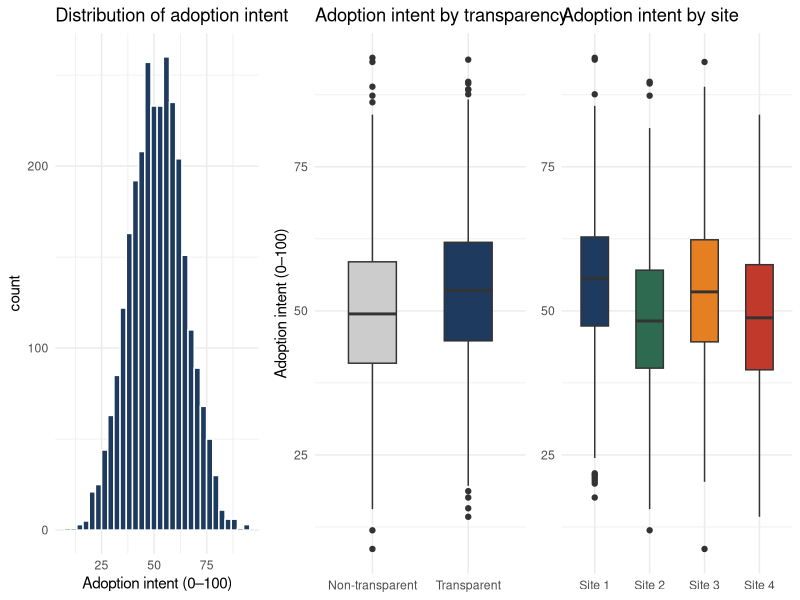
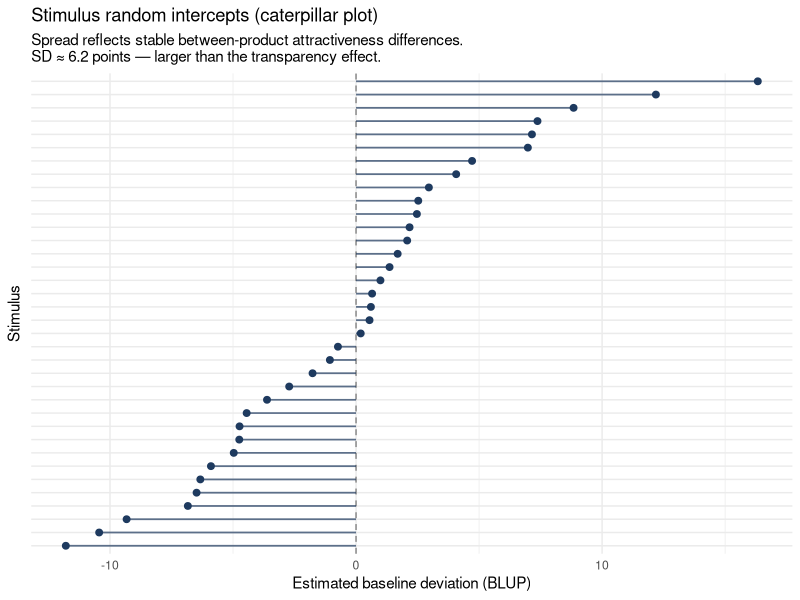
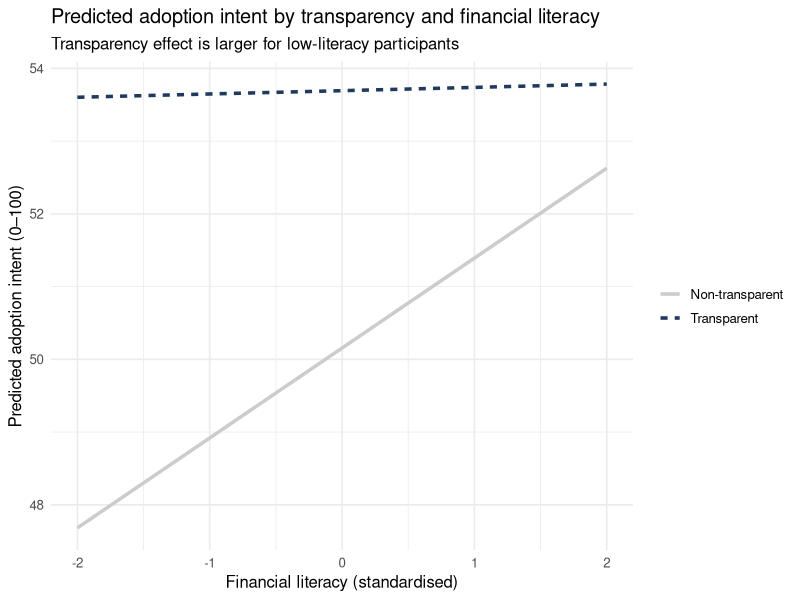
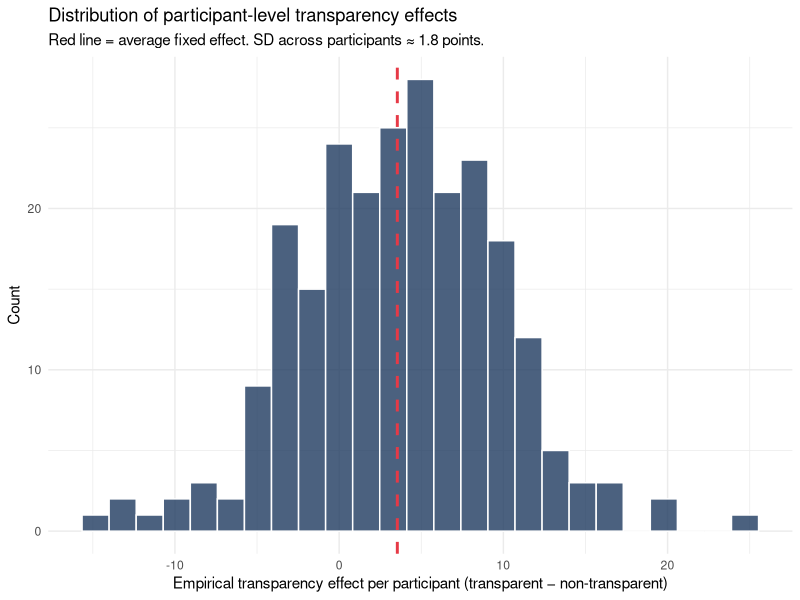

Recreate these plots in R, in order. (Note: this script raises an error after producing the figures.)
## ---- chunk 1
library(tidyverse)
library(lme4)
library(lmerTest)
library(broom.mixed)
library(glmmTMB)
set.seed(20240610)
## ---- chunk 2
# True DGP parameters — we will compare model estimates to these at the end
dgp <- list(
  intercept          = 50,    # grand mean adoption intent
  effect_transparency = 4,    # +4 points for transparent-fee display
  effect_risk        = -3,    # riskier products → lower adoption intent
  effect_ev          = 0.08,  # higher expected value → higher adoption intent
  effect_literacy    = 2,     # higher literacy → higher baseline adoption
  interaction_tx_lit = -1.5,  # transparency helps low-literacy more
  sd_participant     = 8,     # between-person stable differences
  sd_stimulus        = 5,     # between-product stable differences
  sd_site            = 4,     # between-site baseline differences
  sd_slope_part      = 2,     # participants differ in transparency sensitivity
  sd_residual        = 7      # within-trial noise
)
## ---- chunk 3
n_participants <- 240
n_stimuli      <- 36
n_sites        <- 4
trials_per_part <- 12  # each participant rates 12 of 36 offers

# Participant-level characteristics
participants <- tibble(
  participant_id     = 1:n_participants,
  site_id            = rep(1:n_sites, each = n_participants / n_sites),
  financial_literacy = rnorm(n_participants, 0, 1),  # standardised
  u0_participant     = rnorm(n_participants, 0, dgp$sd_participant),
  u1_participant     = rnorm(n_participants, 0, dgp$sd_slope_part)  # random slope for transparency
)

# Site-level intercepts
site_effects <- tibble(
  site_id    = 1:n_sites,
  u0_site    = c(3, -2, 1, -2)  # site 1 slightly higher baseline; site 4 lower
)

# Stimulus-level characteristics
stimuli <- tibble(
  stimulus_id    = 1:n_stimuli,
  risk_level     = rnorm(n_stimuli, 0, 1),   # standardised risk
  expected_value = rnorm(n_stimuli, 50, 15), # EV in dollars
  u0_stimulus    = rnorm(n_stimuli, 0, dgp$sd_stimulus),
  # transparency assignment: within-participant, so each stimulus
  # can appear in both conditions across participants
  base_transparency = rep(c(0, 1), n_stimuli / 2)  # half designed as transparent
)

# Assign stimuli to participants: each participant sees 12 of 36
# (partially crossed design)
trials <- participants |>
  select(participant_id, site_id, financial_literacy, u0_participant, u1_participant) |>
  cross_join(tibble(draw = 1:trials_per_part)) |>
  group_by(participant_id) |>
  mutate(
    stimulus_id  = sample(1:n_stimuli, trials_per_part, replace = FALSE),
    trial_order  = 1:trials_per_part
  ) |>
  ungroup() |>
  select(-draw) |>
  left_join(stimuli, by = "stimulus_id") |>
  left_join(site_effects, by = "site_id") |>
  mutate(
    # Transparency varies within participant (counterbalanced across stimuli)
    transparency = as.integer(runif(n()) > 0.5),
    # True DGP
    mu = dgp$intercept +
         dgp$effect_transparency * transparency +
         dgp$effect_risk        * risk_level +
         dgp$effect_ev          * (expected_value - 50) / 15 +
         dgp$effect_literacy    * financial_literacy +
         dgp$interaction_tx_lit * transparency * financial_literacy +
         u0_participant + u1_participant * transparency +
         u0_stimulus + u0_site,
    adoption_intent = pmin(100, pmax(0, rnorm(n(), mu, dgp$sd_residual)))
  ) |>
  select(participant_id, site_id, stimulus_id, trial_order,
         transparency, risk_level, expected_value, financial_literacy,
         adoption_intent)
## ---- chunk 4
# Structure check
cat("Participants:", n_distinct(trials$participant_id), "\n")
cat("Stimuli:", n_distinct(trials$stimulus_id), "\n")
cat("Sites:", n_distinct(trials$site_id), "\n")
cat("Trials per participant:", trials_per_part, "\n")
cat("Total rows:", nrow(trials), "\n")
cat("Observations per stimulus (mean):",
    round(nrow(trials) / n_distinct(trials$stimulus_id), 1), "\n")

head(trials, 6) |> knitr::kable(digits = 2, caption = "First six rows of the dataset")
## ---- chunk 5
# Trials per participant
trials_per_p <- trials |> count(participant_id)
cat("Trials per participant: min =", min(trials_per_p$n),
    ", max =", max(trials_per_p$n), "\n")

# Transparency balance within participants
tx_balance <- trials |>
  group_by(participant_id) |>
  summarise(prop_transparent = mean(transparency))
cat("Within-participant transparency proportion: mean =",
    round(mean(tx_balance$prop_transparent), 2),
    ", SD =", round(sd(tx_balance$prop_transparent), 2), "\n")

# Participants per site
trials |>
  distinct(participant_id, site_id) |>
  count(site_id) |>
  knitr::kable(caption = "Participants per site")
## ---- chunk 6
# Is transparency balanced across risk level?
tx_by_risk <- trials |>
  mutate(risk_tercile = ntile(risk_level, 3)) |>
  group_by(risk_tercile) |>
  summarise(prop_transparent = round(mean(transparency), 3),
            n = n())
knitr::kable(tx_by_risk,
  caption = "Transparency proportion by risk tercile (should be ~0.50 in each)")

# Is transparency balanced across expected value?
tx_by_ev <- trials |>
  mutate(ev_tercile = ntile(expected_value, 3)) |>
  group_by(ev_tercile) |>
  summarise(prop_transparent = round(mean(transparency), 3),
            n = n())
knitr::kable(tx_by_ev,
  caption = "Transparency proportion by EV tercile (should be ~0.50 in each)")
## ---- chunk 7
p1 <- ggplot(trials, aes(x = adoption_intent)) +
  geom_histogram(bins = 30, fill = "#1e3a5f", color = "white") +
  labs(title = "Distribution of adoption intent", x = "Adoption intent (0–100)") +
  theme_minimal(base_size = 11)

p2 <- trials |>
  mutate(Condition = ifelse(transparency == 1, "Transparent", "Non-transparent")) |>
  ggplot(aes(x = Condition, y = adoption_intent, fill = Condition)) +
  geom_boxplot(show.legend = FALSE, width = 0.5) +
  scale_fill_manual(values = c("#cccccc", "#1e3a5f")) +
  labs(title = "Adoption intent by transparency", y = "Adoption intent (0–100)", x = NULL) +
  theme_minimal(base_size = 11)

p3 <- trials |>
  mutate(site_label = paste0("Site ", site_id)) |>
  ggplot(aes(x = site_label, y = adoption_intent, fill = site_label)) +
  geom_boxplot(show.legend = FALSE, width = 0.5) +
  scale_fill_manual(values = c("#1e3a5f","#2d6a4f","#e67e22","#c0392b")) +
  labs(title = "Adoption intent by site", y = NULL, x = NULL) +
  theme_minimal(base_size = 11)

gridExtra::grid.arrange(p1, p2, p3, ncol = 3)
## ---- chunk 8
m0 <- lm(adoption_intent ~ transparency, data = trials)
broom::tidy(m0) |>
  filter(term == "transparency") |>
  mutate(model = "m0: Pooled OLS") |>
  select(model, estimate, std.error, p.value) |>
  knitr::kable(digits = 3, caption = "Naive pooled OLS: transparency estimate")
## ---- chunk 9
tibble(
  Issue = c(
    "Independence assumption",
    "Participant clustering",
    "Stimulus clustering",
    "Site context",
    "Stimulus covariates"
  ),
  `What the model assumes` = c(
    "All 2,880 rows are independent",
    "The same person appearing 12 times counts as 12 independent people",
    "The same stimulus appearing ~80 times counts as ~80 independent stimuli",
    "All sites draw from the same distribution",
    "Risk level and EV are not related to transparency"
  ),
  `Why this fails` = c(
    "Participant and stimulus baselines stay in the residual — the model is inefficient",
    "Cannot separate stable person differences from within-person treatment contrasts",
    "Stimulus attractiveness differences inflate residual variance and prevent generalization",
    "Site-level baselines are absorbed into the participant variance component",
    "If transparency and risk level are unbalanced, the estimate is biased"
  )
) |>
  knitr::kable(caption = "Why the pooled model misrepresents the design")
## ---- chunk 10
m1 <- lmer(adoption_intent ~ transparency + (1 | participant_id), data = trials)
## ---- chunk 11
# Participant ICC
vc1 <- as.data.frame(VarCorr(m1))
var_part  <- vc1$vcov[vc1$grp == "participant_id"]
var_resid <- vc1$vcov[vc1$grp == "Residual"]
icc_part  <- var_part / (var_part + var_resid)
cat("Participant ICC:", round(icc_part, 3), "\n")
cat("Interpretation:", round(icc_part * 100, 1),
    "% of total variance (within-person) is due to stable individual differences.\n")

broom.mixed::tidy(m1, effects = "fixed") |>
  filter(term == "transparency") |>
  mutate(model = "m1: participant RI") |>
  select(model, estimate, std.error, p.value) |>
  knitr::kable(digits = 3)
## ---- chunk 12
m2 <- lmer(adoption_intent ~ transparency +
             (1 | participant_id) + (1 | stimulus_id),
           data = trials)
## ---- chunk 13
vc2 <- as.data.frame(VarCorr(m2))
var_part2   <- vc2$vcov[vc2$grp == "participant_id"]
var_stim2   <- vc2$vcov[vc2$grp == "stimulus_id"]
var_resid2  <- vc2$vcov[vc2$grp == "Residual"]
icc_stim    <- var_stim2 / (var_stim2 + var_resid2)

cat("Stimulus ICC:", round(icc_stim, 3), "\n")
cat("Stimulus SD:", round(sqrt(var_stim2), 2),
    "(compared to transparency effect of ~4 points)\n")

broom.mixed::tidy(m2, effects = "fixed") |>
  filter(term == "transparency") |>
  mutate(model = "m2: participant + stimulus RI") |>
  select(model, estimate, std.error, p.value) |>
  knitr::kable(digits = 3)
## ---- chunk 14
# Caterpillar plot: stimulus random intercepts
stim_re <- ranef(m2)$stimulus_id |>
  as.data.frame() |>
  rownames_to_column("stimulus_id") |>
  rename(blup = `(Intercept)`) |>
  arrange(blup)

ggplot(stim_re, aes(x = reorder(stimulus_id, blup), y = blup)) +
  geom_hline(yintercept = 0, linetype = "dashed", color = "#888888") +
  geom_segment(aes(xend = stimulus_id, y = 0, yend = blup),
               color = "#1e3a5f", linewidth = 0.6, alpha = 0.7) +
  geom_point(color = "#1e3a5f", size = 2) +
  coord_flip() +
  labs(
    title    = "Stimulus random intercepts (caterpillar plot)",
    subtitle = paste0("Spread reflects stable between-product attractiveness differences.\n",
                      "SD ≈ ", round(sqrt(var_stim2), 1), " points — larger than the transparency effect."),
    x        = "Stimulus",
    y        = "Estimated baseline deviation (BLUP)"
  ) +
  theme_minimal(base_size = 11) +
  theme(axis.text.y = element_blank(), axis.ticks.y = element_blank())
## ---- chunk 15
# participant_id values are globally unique, so we can use
# (1 | site_id) + (1 | participant_id) directly
# This is equivalent to (1 | site_id/participant_id) when IDs are unique
m3 <- lmer(adoption_intent ~ transparency +
             (1 | site_id) + (1 | participant_id) + (1 | stimulus_id),
           data = trials)
## ---- chunk 16
vc3 <- as.data.frame(VarCorr(m3))
var_site3 <- vc3$vcov[vc3$grp == "site_id"]
cat("Site SD:", round(sqrt(var_site3), 2), "\n")
cat("Note: true site SD in DGP =", dgp$sd_site, "\n")

# Site-specific mean adoption intent
trials |>
  group_by(site_id) |>
  summarise(mean_adoption = round(mean(adoption_intent), 1),
            n_participants = n_distinct(participant_id)) |>
  knitr::kable(caption = "Site-specific means — visible differences suggest site variance is real")

broom.mixed::tidy(m3, effects = "fixed") |>
  filter(term == "transparency") |>
  mutate(model = "m3: + site RI") |>
  select(model, estimate, std.error, p.value) |>
  knitr::kable(digits = 3)
## ---- chunk 17
m4 <- lmer(adoption_intent ~ transparency + risk_level + expected_value +
             financial_literacy +
             (1 | site_id) + (1 | participant_id) + (1 | stimulus_id),
           data = trials)
## ---- chunk 18
# Track how the transparency estimate has moved across models
bind_rows(
  broom::tidy(m0) |> filter(term == "transparency") |>
    mutate(model = "m0: pooled OLS"),
  broom.mixed::tidy(m1, effects = "fixed") |> filter(term == "transparency") |>
    mutate(model = "m1: + participant RI"),
  broom.mixed::tidy(m2, effects = "fixed") |> filter(term == "transparency") |>
    mutate(model = "m2: + stimulus RI"),
  broom.mixed::tidy(m3, effects = "fixed") |> filter(term == "transparency") |>
    mutate(model = "m3: + site RI"),
  broom.mixed::tidy(m4, effects = "fixed") |> filter(term == "transparency") |>
    mutate(model = "m4: + covariates")
) |>
  select(model, estimate, std.error, p.value) |>
  mutate(across(c(estimate, std.error, p.value), \(x) round(x, 3))) |>
  knitr::kable(caption = paste0("Tracking the transparency estimate across models.",
    " True effect = ", dgp$effect_transparency))
## ---- chunk 19
m5 <- lmer(adoption_intent ~ transparency * financial_literacy +
             risk_level + expected_value +
             (1 | site_id) + (1 | participant_id) + (1 | stimulus_id),
           data = trials)

broom.mixed::tidy(m5, effects = "fixed") |>
  select(term, estimate, std.error, statistic, p.value) |>
  mutate(across(c(estimate, std.error, statistic, p.value), \(x) round(x, 3))) |>
  knitr::kable(caption = "m5: transparency × financial literacy interaction")
## ---- chunk 20
# Predicted effect across literacy values
lit_vals <- seq(-2, 2, length.out = 100)
pred_df <- tibble(
  financial_literacy = rep(lit_vals, 2),
  transparency       = rep(c(0, 1), each = 100),
  risk_level         = 0,
  expected_value     = 50
) |>
  mutate(
    participant_id = NA_integer_,
    site_id        = NA_integer_,
    stimulus_id    = NA_integer_
  )
pred_df$predicted <- predict(m5, newdata = pred_df, re.form = NA)

pred_df |>
  mutate(Condition = ifelse(transparency == 1, "Transparent", "Non-transparent")) |>
  ggplot(aes(x = financial_literacy, y = predicted, color = Condition, linetype = Condition)) +
  geom_line(linewidth = 1.2) +
  scale_color_manual(values = c("#cccccc", "#1e3a5f")) +
  labs(
    title    = "Predicted adoption intent by transparency and financial literacy",
    subtitle = "Transparency effect is larger for low-literacy participants",
    x        = "Financial literacy (standardised)",
    y        = "Predicted adoption intent (0–100)",
    color    = NULL, linetype = NULL
  ) +
  theme_minimal(base_size = 12)
## ---- chunk 21
# Simple slopes: effect of transparency at -1SD, mean, +1SD literacy
b_tx    <- fixef(m5)["transparency"]
b_int   <- fixef(m5)["transparency:financial_literacy"]

tibble(
  `Financial literacy` = c("Low (−1 SD)", "Average (0)", "High (+1 SD)"),
  `Transparency effect` = round(c(b_tx + b_int * -1,
                                   b_tx + b_int *  0,
                                   b_tx + b_int *  1), 2),
  Interpretation = c(
    "Transparency helps low-literacy participants most",
    "Average transparency effect across the sample",
    "Transparency helps high-literacy participants least"
  )
) |>
  knitr::kable(caption = paste0("Simple slopes for transparency at three levels of financial literacy.",
    " True effect at average literacy = ", dgp$effect_transparency, " points;",
    " true interaction = ", dgp$interaction_tx_lit, "."))
## ---- chunk 22
m6 <- lmer(adoption_intent ~ transparency * financial_literacy +
             risk_level + expected_value +
             (1 + transparency | participant_id) +
             (1 | stimulus_id) + (1 | site_id),
           data = trials,
           control = lmerControl(optimizer = "bobyqa"))

cat("Singular fit:", isSingular(m6), "\n")
## ---- chunk 23
vc6 <- as.data.frame(VarCorr(m6))
knitr::kable(vc6 |> select(grp, var1, var2, sdcor) |>
               mutate(across(where(is.numeric), \(x) round(x, 3))),
             caption = "Random effects from m6: by-participant random slope for transparency")
## ---- chunk 24
# Visualise participant-level transparency effects
# (empirical: mean under transparent - mean under non-transparent, per person)
empirical_slopes <- trials |>
  group_by(participant_id) |>
  summarise(
    mean_tx    = mean(adoption_intent[transparency == 1], na.rm = TRUE),
    mean_notx  = mean(adoption_intent[transparency == 0], na.rm = TRUE),
    n_tx       = sum(transparency == 1),
    n_notx     = sum(transparency == 0)
  ) |>
  filter(n_tx > 0, n_notx > 0) |>
  mutate(empirical_effect = mean_tx - mean_notx)

vc6_slope_sd <- sqrt(vc6$vcov[vc6$grp == "participant_id" &
                               !is.na(vc6$var1) & vc6$var1 == "transparency" &
                               is.na(vc6$var2)])

ggplot(empirical_slopes, aes(x = empirical_effect)) +
  geom_histogram(bins = 25, fill = "#1e3a5f", color = "white", alpha = 0.8) +
  geom_vline(xintercept = fixef(m6)["transparency"],
             color = "#e63946", linetype = "dashed", linewidth = 1) +
  labs(
    title    = "Distribution of participant-level transparency effects",
    subtitle = paste0("Red line = average fixed effect. SD across participants ≈ ",
                      round(vc6_slope_sd, 1), " points."),
    x        = "Empirical transparency effect per participant (transparent − non-transparent)",
    y        = "Count"
  ) +
  theme_minimal(base_size = 11)
## ---- chunk 25
# Try without the intercept-slope correlation as a robustness check
m6b <- lmer(adoption_intent ~ transparency * financial_literacy +
              risk_level + expected_value +
              (1 + transparency || participant_id) +
              (1 | stimulus_id) + (1 | site_id),
            data = trials,
            control = lmerControl(optimizer = "bobyqa"))

cat("Singular fit (correlated slopes m6):", isSingular(m6), "\n")
cat("Singular fit (uncorrelated slopes m6b):", isSingular(m6b), "\n")
## ---- chunk 26
# Compare m5 and m6b to see whether slopes change fixed-effect inference
bind_rows(
  broom.mixed::tidy(m5,  effects = "fixed") |>
    filter(term %in% c("transparency", "transparency:financial_literacy")) |>
    mutate(model = "m5: no random slope"),
  broom.mixed::tidy(m6b, effects = "fixed") |>
    filter(term %in% c("transparency", "transparency:financial_literacy")) |>
    mutate(model = "m6b: uncorrelated random slope")
) |>
  select(model, term, estimate, std.error) |>
  mutate(across(c(estimate, std.error), \(x) round(x, 3))) |>
  knitr::kable(caption = "Does adding the random slope change fixed-effect inference?")
## ---- chunk 27
tibble(
  Decision         = c("REML vs ML", "Degrees-of-freedom method",
                        "Random slope comparison", "Optimizer"),
  Default          = c("REML for final LMM",
                        "Satterthwaite (via lmerTest)",
                        "LRT / model comparison",
                        "default (nloptwrap)"),
  Why              = c("Unbiased variance components",
                        "Practical approximation for mixed DFs",
                        "Tests contribution of variance component",
                        "Reproducible baseline"),
  `When to change` = c("Use ML (REML=FALSE) to compare fixed-effect structures",
                        "Kenward-Roger for small samples or unbalanced designs",
                        "Boundary issues: use parametric bootstrap",
                        "Try bobyqa or Nelder_Mead for convergence warnings")
) |>
  knitr::kable(caption = "Estimator decisions for linear mixed models")
## ---- chunk 28
# Final model decision using explicit criteria rather than isSingular() alone:
# 1. Slope is theoretically justified (within-participant design)
# 2. Slope SD is non-trivial (check from m6b variance components)
# 3. Model is non-singular
# 4. Fixed-effect SEs are stable (checked in m6-comparison above)
slope_sd <- tryCatch({
  vc_m6b <- as.data.frame(VarCorr(m6b))
  sqrt(vc_m6b$vcov[vc_m6b$grp == "participant_id" &
                    !is.na(vc_m6b$var1) & vc_m6b$var1 == "transparency" &
                    is.na(vc_m6b$var2)])
}, error = function(e) NA_real_)

keep_slope <- !isSingular(m6b) && !is.na(slope_sd) && slope_sd > 0.5

m_final <- if (keep_slope) m6b else m5
cat("Slope SD:", round(slope_sd, 2), "\n")
cat("Model singular (m6b):", isSingular(m6b), "\n")
cat("Final model selected:", ifelse(keep_slope, "m6b (random slope retained)", "m5 (slope dropped)"), "\n")
## ---- chunk 29
resid_df <- tibble(
  fitted   = fitted(m_final),
  residual = residuals(m_final),
  site_id  = trials$site_id,
  transparency = trials$transparency
)

p_rv <- ggplot(resid_df, aes(x = fitted, y = residual)) +
  geom_point(alpha = 0.2, color = "#1e3a5f") +
  geom_hline(yintercept = 0, linetype = "dashed", color = "#e63946") +
  labs(title = "Residuals vs Fitted", x = "Fitted values", y = "Residual") +
  theme_minimal(base_size = 11)

p_qq <- ggplot(resid_df, aes(sample = residual)) +
  stat_qq(alpha = 0.3, color = "#1e3a5f") +
  stat_qq_line(color = "#e63946") +
  labs(title = "QQ Plot of Residuals", x = "Theoretical quantiles", y = "Sample quantiles") +
  theme_minimal(base_size = 11)

p_site <- ggplot(resid_df, aes(x = factor(site_id), y = residual)) +
  geom_boxplot(fill = "#2d6a4f", alpha = 0.5) +
  geom_hline(yintercept = 0, linetype = "dashed") +
  labs(title = "Residuals by site", x = "Site", y = "Residual") +
  theme_minimal(base_size = 11)

gridExtra::grid.arrange(p_rv, p_qq, p_site, ncol = 3)
## ---- chunk 30
tibble(
  Category   = c("Fixed effects", "Fixed effects", "Fixed effects",
                  "Random effects", "Random effects", "Random effects",
                  "Residuals", "Residuals", "Residuals",
                  "Design", "Design"),
  Check      = c(
    "Focal estimate plausible in sign and magnitude?",
    "Estimate stable across model sequence?",
    "Interaction interpretable?",
    "Variance components nonzero?",
    "Model singular?",
    "Too few levels for any random effect?",
    "Residual vs. fitted: no funnel shape?",
    "QQ plot: residuals approximately normal?",
    "Heteroskedasticity by condition or site?",
    "Transparency balanced across risk and EV?",
    "Trial order effects?"
  ),
  Action = c(
    "Compare to true DGP or prior studies",
    "If estimate changes drastically, check confounding",
    "Compute simple slopes; plot predicted values",
    "If zero, report and simplify",
    "Simplify (see Step 11)",
    "Consider fixed effects for that grouping factor",
    "If yes, consider heteroskedastic model",
    "If severe, consider robust SE or transformation",
    "If yes, allow group-specific residual variance",
    "If unbalanced, ensure covariates are included",
    "Add trial_order as fixed effect and check estimate"
  )
) |>
  knitr::kable(caption = "Post-fit diagnostic checklist")
## ---- chunk 31
extract_tx <- function(m, model_name, is_lm = FALSE) {
  if (is_lm) {
    broom::tidy(m) |> filter(term == "transparency") |>
      select(estimate, std.error, p.value) |>
      mutate(model = model_name)
  } else {
    broom.mixed::tidy(m, effects = "fixed") |>
      filter(term == "transparency") |>
      select(estimate, std.error, p.value) |>
      mutate(model = model_name)
  }
}

bind_rows(
  extract_tx(m0, "m0: pooled OLS", is_lm = TRUE),
  extract_tx(m1, "m1: + participant RI"),
  extract_tx(m2, "m2: + stimulus RI"),
  extract_tx(m3, "m3: + site RI"),
  extract_tx(m4, "m4: + risk/EV/literacy"),
  extract_tx(m5, "m5: + literacy interaction"),
  extract_tx(m_final, "m_final: primary model")
) |>
  mutate(
    across(c(estimate, std.error, p.value), \(x) round(x, 3)),
    `Still assumes...` = c(
      "Independence of all rows",
      "Stimuli and site are fixed",
      "Site and covariates are ignorable",
      "Covariates are ignorable",
      "Effect is homogeneous",
      "No effect heterogeneity by participant",
      "—"
    ),
    verdict = c("Reject", "Incomplete", "Better", "Better",
                 "Primary baseline", "Substantive model", "Final")
  ) |>
  select(model, estimate, std.error, p.value, `Still assumes...`, verdict) |>
  knitr::kable(caption = paste0("Model sequence summary. True transparency effect = ",
    dgp$effect_transparency, "."))
## ---- chunk 32
tibble(
  Model  = c("m0 → m1", "m1 → m2", "m2 → m3", "m3 → m4", "m4 → m5", "m5 → m6b"),
  `What changed?` = c(
    "SE decreased; estimate stable",
    "SE decreased again; estimate stable",
    "Almost nothing changed",
    "Almost nothing changed",
    "Substantive interpretation changed",
    "SE increased modestly; estimate stable"
  ),
  `Main insight` = c(
    "Stable person baselines account for large outcome variance; within-person contrast is sharper",
    "Stimulus attractiveness is large — larger than the transparency effect itself; generalization requires modeling stimuli",
    "Site differences are baseline differences here, not transparency confounds; term matters for estimand and partitioning",
    "Covariates document robustness: balanced randomization means the estimate is not a covariate artifact",
    "Transparency effect depends on literacy — this is the first model to change *what we claim*, not just *how precisely we claim it*",
    "Participants differ in transparency responsiveness; fixed-effect SE is now honest about this heterogeneity"
  ),
  `Changed the substantive claim?` = c("No", "No", "Estimand only", "No", "Yes", "Partly")
) |>
  knitr::kable(caption = "What changed at each modeling step, and why it matters")
## ---- chunk 33
# Re-use the latent variables already in trials (add them back temporarily)
trials_stress_a <- trials |>
  left_join(
    stimuli |> select(stimulus_id, risk_level, u0_stimulus),
    by = c("stimulus_id", "risk_level")
  ) |>
  left_join(
    participants |> select(participant_id, u0_participant, u1_participant, financial_literacy),
    by = c("participant_id", "financial_literacy")
  ) |>
  left_join(site_effects, by = "site_id") |>
  mutate(
    # Transparency now more likely for high-risk stimuli
    p_tx_imbalanced      = plogis(qlogis(0.50) - 0.50 * risk_level),
    transparency_imb     = rbinom(n(), 1, p_tx_imbalanced),
    mu_imb = dgp$intercept +
      dgp$effect_transparency * transparency_imb +
      dgp$effect_risk        * risk_level +
      dgp$effect_ev          * (expected_value - 50) / 15 +
      dgp$effect_literacy    * financial_literacy +
      dgp$interaction_tx_lit * transparency_imb * financial_literacy +
      u0_participant + u1_participant * transparency_imb +
      u0_stimulus + u0_site,
    adoption_imb = pmin(100, pmax(0, rnorm(n(), mu_imb, dgp$sd_residual)))
  )

m_imb_unadj <- lmer(adoption_imb ~ transparency_imb +
                      (1 | participant_id) + (1 | stimulus_id),
                    data = trials_stress_a)

m_imb_adj   <- lmer(adoption_imb ~ transparency_imb + risk_level + expected_value +
                      (1 | participant_id) + (1 | stimulus_id),
                    data = trials_stress_a)

bind_rows(
  broom.mixed::tidy(m_imb_unadj, effects = "fixed") |>
    filter(term == "transparency_imb") |>
    mutate(model = "Unadjusted (no risk/EV controls)"),
  broom.mixed::tidy(m_imb_adj, effects = "fixed") |>
    filter(term == "transparency_imb") |>
    mutate(model = "Adjusted (risk + EV as covariates)")
) |>
  select(model, estimate, std.error) |>
  mutate(across(c(estimate, std.error), \(x) round(x, 3))) |>
  knitr::kable(caption = paste0("Stress test A: accidental imbalance. True effect = ",
    dgp$effect_transparency, ". Unadjusted estimate is biased toward zero."))
## ---- chunk 34
# Add site-by-transparency interaction to the DGP
site_effects_b <- site_effects |>
  mutate(u1_site = c(1.5, -1.0, 0.5, -1.0))  # site-specific transparency slopes

trials_stress_b <- trials |>
  left_join(site_effects_b, by = "site_id") |>
  mutate(
    mu_b = dgp$intercept +
      (dgp$effect_transparency + u1_site) * transparency +
      dgp$effect_risk        * risk_level +
      dgp$effect_ev          * (expected_value - 50) / 15 +
      dgp$effect_literacy    * financial_literacy +
      u0_site,
    adoption_b = pmin(100, pmax(0, rnorm(n(), mu_b, dgp$sd_residual)))
  )

# Model A: site random intercept only (ignores site-by-treatment heterogeneity)
m_site_ri <- lmer(adoption_b ~ transparency +
                    (1 | site_id) + (1 | participant_id) + (1 | stimulus_id),
                  data = trials_stress_b)

# Model B: site fixed interactions (with 4 sites, random slope is unstable;
# fixed interactions show per-site effect directly)
m_site_ix <- lmer(adoption_b ~ transparency * factor(site_id) +
                    (1 | participant_id) + (1 | stimulus_id),
                  data = trials_stress_b)

# Compare site-specific transparency effects
site_tx_effects <- broom.mixed::tidy(m_site_ix, effects = "fixed") |>
  filter(str_detect(term, "transparency")) |>
  select(term, estimate, std.error) |>
  mutate(across(c(estimate, std.error), \(x) round(x, 3)))

knitr::kable(site_tx_effects,
  caption = "Stress test B: transparency effect interacts with site. A site random intercept alone would miss this.")
## ---- chunk 35
# Subsample to 4 trials per participant
set.seed(42)
trials_sparse <- trials |>
  group_by(participant_id) |>
  slice_sample(n = 4) |>
  ungroup()

cat("Trials per participant in sparse design:", 4, "\n")

m_sparse_slope <- lmer(adoption_intent ~ transparency * financial_literacy +
                          risk_level + expected_value +
                          (1 + transparency | participant_id) +
                          (1 | stimulus_id) + (1 | site_id),
                        data = trials_sparse,
                        control = lmerControl(optimizer = "bobyqa"))

cat("Singular fit (sparse design, correlated slope):", isSingular(m_sparse_slope), "\n")

m_sparse_uncorr <- lmer(adoption_intent ~ transparency * financial_literacy +
                           risk_level + expected_value +
                           (1 + transparency || participant_id) +
                           (1 | stimulus_id) + (1 | site_id),
                         data = trials_sparse,
                         control = lmerControl(optimizer = "bobyqa"))

cat("Singular fit (sparse design, uncorrelated slope):", isSingular(m_sparse_uncorr), "\n")
## ---- chunk 36
fe <- broom.mixed::tidy(m_final, effects = "fixed") |>
  mutate(across(c(estimate, std.error, p.value), \(x) round(x, 3)))

knitr::kable(fe |> select(term, estimate, std.error, statistic, p.value),
             caption = "Final model: fixed effects")

vc_final <- as.data.frame(VarCorr(m_final))
knitr::kable(vc_final |>
               select(grp, var1, vcov) |>
               mutate(SD = round(sqrt(vcov), 2), vcov = round(vcov, 2)),
             caption = "Final model: variance components")
